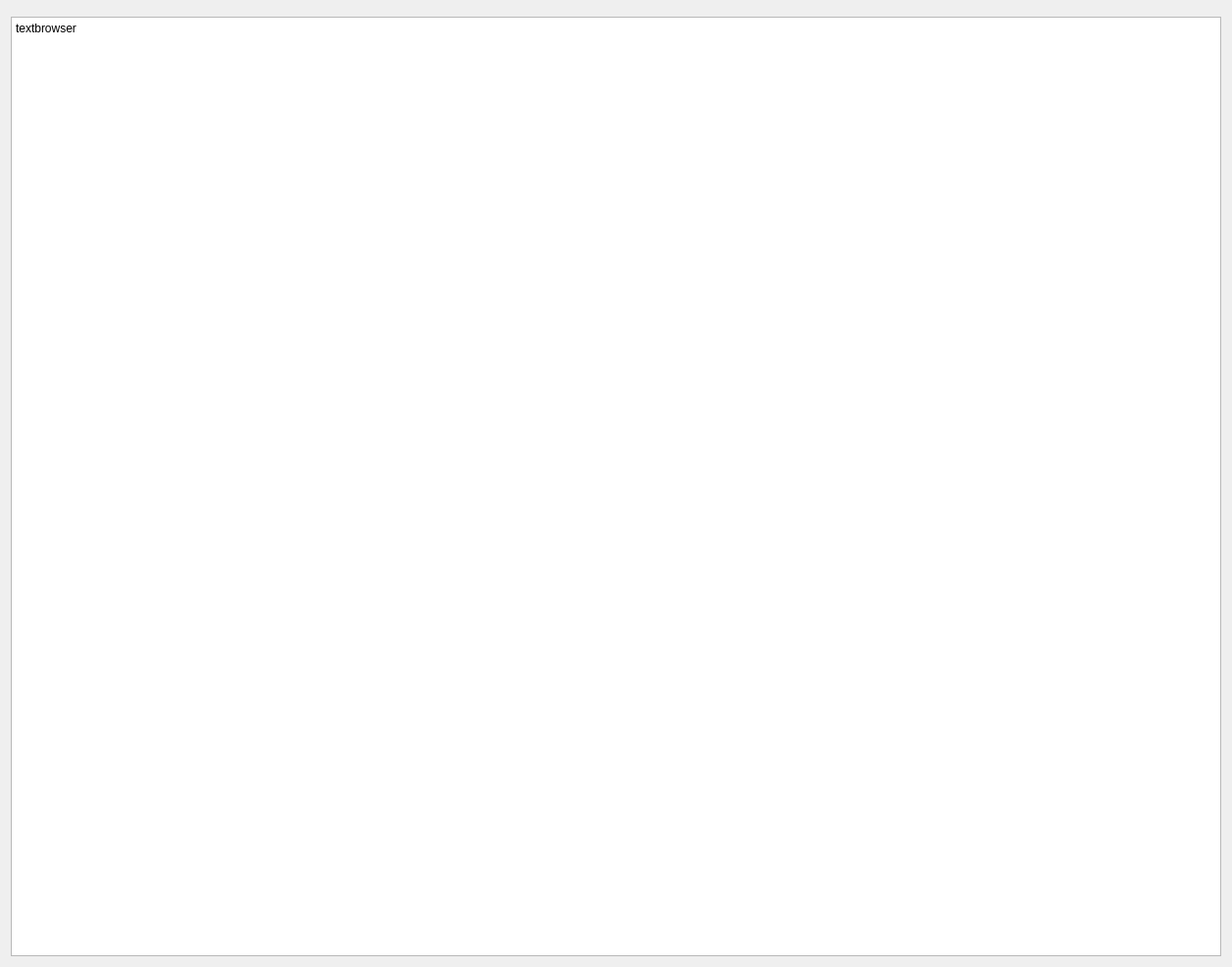
<?xml version="1.0" encoding="UTF-8"?>
<ui version="4.0">
 <class>textviewer</class>
 <widget class="QWidget" name="textviewer">
  <property name="geometry">
   <rect>
    <x>0</x>
    <y>0</y>
    <width>1256</width>
    <height>986</height>
   </rect>
  </property>
  <property name="windowTitle">
   <string>textviewer</string>
  </property>
  <layout class="QVBoxLayout" name="verticalLayout_2">
   <item>
    <layout class="QVBoxLayout" name="verticalLayout">
     <item>
      <widget class="membar" name="memBar" native="true"/>
     </item>
     <item>
      <widget class="QTextBrowser" name="textBrowser">
       <property name="html">
        <string>&lt;!DOCTYPE HTML PUBLIC &quot;-//W3C//DTD HTML 4.0//EN&quot; &quot;http://www.w3.org/TR/REC-html40/strict.dtd&quot;&gt;
&lt;html&gt;&lt;head&gt;&lt;meta name=&quot;qrichtext&quot; content=&quot;1&quot; /&gt;&lt;meta charset=&quot;utf-8&quot; /&gt;&lt;style type=&quot;text/css&quot;&gt;
p, li { white-space: pre-wrap; }
hr { height: 1px; border-width: 0; }
li.unchecked::marker { content: &quot;\2610&quot;; }
li.checked::marker { content: &quot;\2612&quot;; }
&lt;/style&gt;&lt;/head&gt;&lt;body style=&quot; font-family:'Sans Serif'; font-size:9pt; font-weight:400; font-style:normal;&quot;&gt;
&lt;p style=&quot; margin-top:0px; margin-bottom:0px; margin-left:0px; margin-right:0px; -qt-block-indent:0; text-indent:0px;&quot;&gt;textbrowser&lt;/p&gt;
&lt;p style=&quot;-qt-paragraph-type:empty; margin-top:0px; margin-bottom:0px; margin-left:0px; margin-right:0px; -qt-block-indent:0; text-indent:0px;&quot;&gt;&lt;br /&gt;&lt;/p&gt;&lt;/body&gt;&lt;/html&gt;</string>
       </property>
       <property name="openExternalLinks">
        <bool>false</bool>
       </property>
       <property name="openLinks">
        <bool>false</bool>
       </property>
      </widget>
     </item>
    </layout>
   </item>
  </layout>
 </widget>
 <customwidgets>
  <customwidget>
   <class>membar</class>
   <extends>QWidget</extends>
   <header>membar.h</header>
   <container>1</container>
  </customwidget>
 </customwidgets>
 <resources/>
 <connections/>
</ui>
